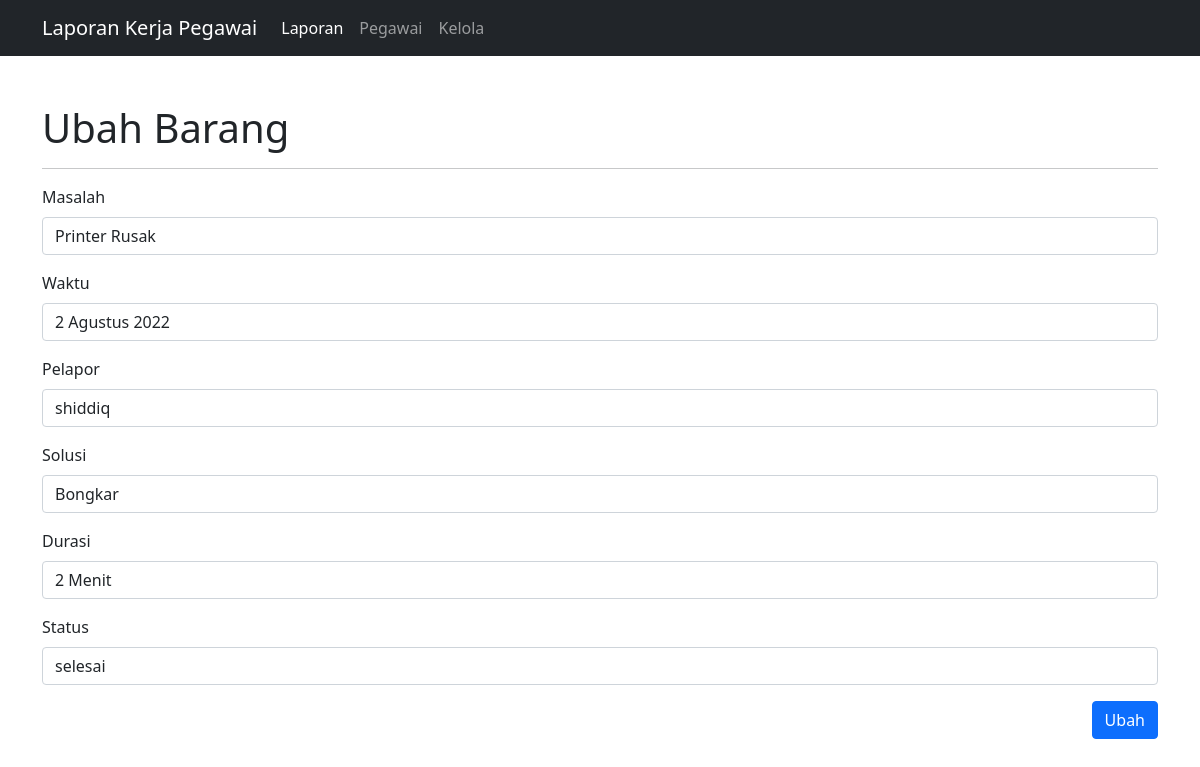
Screenshot of /ubah.php?id=11 with the database file from the repository.
### tables this page shows
CREATE TABLE `data_laporan` (
  `id` int NOT NULL,
  `masalah` varchar(50) NOT NULL,
  `waktu` varchar(30) NOT NULL,
  `pelapor` varchar(100) NOT NULL,
  `solusi` varchar(100) NOT NULL,
  `durasi` varchar(50) NOT NULL,
  `status` varchar(50) NOT NULL
);

### config/controller.php (called while the page is built, shortened)
<?php
function select($query)
{
    global $db;
    $result = mysqli_query($db, $query);
    $rows = [];
    while ($row = mysqli_fetch_assoc($result)){
        $rows[] = $row;
    }
    return $rows;
}
?>

### ubah.php (the view, shortened to what this page needs)
<?php
include 'layout/header.php';
$id= (int)$_GET['id'];
$laporan = select("SELECT * FROM data_laporan where id = $id")[0];
?>
<div class="container mt-5">
    <h1>Ubah Barang</h1>
    <hr>
    <form action="" method="post">
        <div class="mb-3">
            <label for="masalah" class="form-label">Masalah</label>
            <input type="text" class="form-control" id="masalah" name="masalah" value="<?= $laporan['masalah']?>" placeholder="Masalah" required>
        </div>
        <div class="mb-3">
            <label for="waktu" class="form-label">Waktu</label>
            <input type="text" class="form-control" id="waktu" name="waktu" value="<?= $laporan['waktu']?>" placeholder="Waktu" required>
        </div>
        <div class="mb-3">
            <label for="pelapor" class="form-label">Pelapor</label>
            <input type="text" class="form-control" id="pelapor" name="pelapor" value="<?= $laporan['pelapor']?>" placeholder="Pelapor" required>
        </div>
        <div class="mb-3">
            <label for="solusi" class="form-label">Solusi</label>
            <input type="text" class="form-control" id="solusi" name="solusi" value="<?= $laporan['solusi']?>" placeholder="solusi" required>
        </div>
        <div class="mb-3">
            <label for="durasi" class="form-label">Durasi</label>
            <input type="text" class="form-control" id="durasi" name="durasi" value="<?= $laporan['durasi']?>" placeholder="durasi" required>
        </div>
        <div class="mb-3">
            <label for="status" class="form-label">Status</label>
            <input type="text" class="form-control" id="status" name="status" value="<?= $laporan['status']?>" placeholder="status" required>
        </div>
        <button type="submit" name="ubah" class="btn btn-primary" style="float:right">Ubah</button>
    </form>
</div>
<?php include 'layout/footer.php'; ?>

### rows the page displays
data_laporan: masalah "Printer Rusak", waktu "2 Agustus 2022", pelapor "shiddiq", solusi "Bongkar", durasi "2 Menit", status "selesai"
